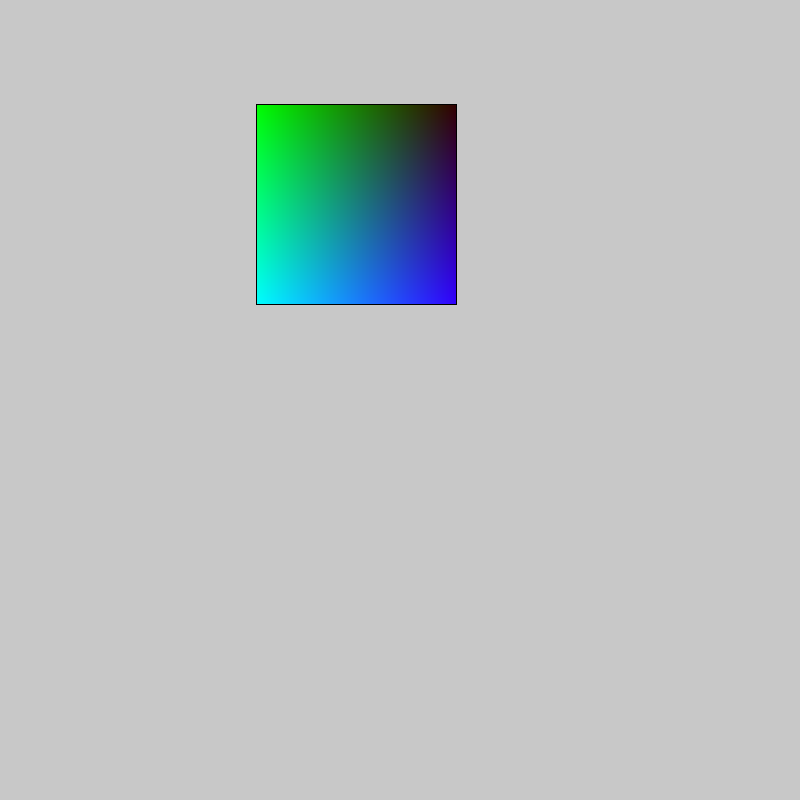
Frame 1 (no input)
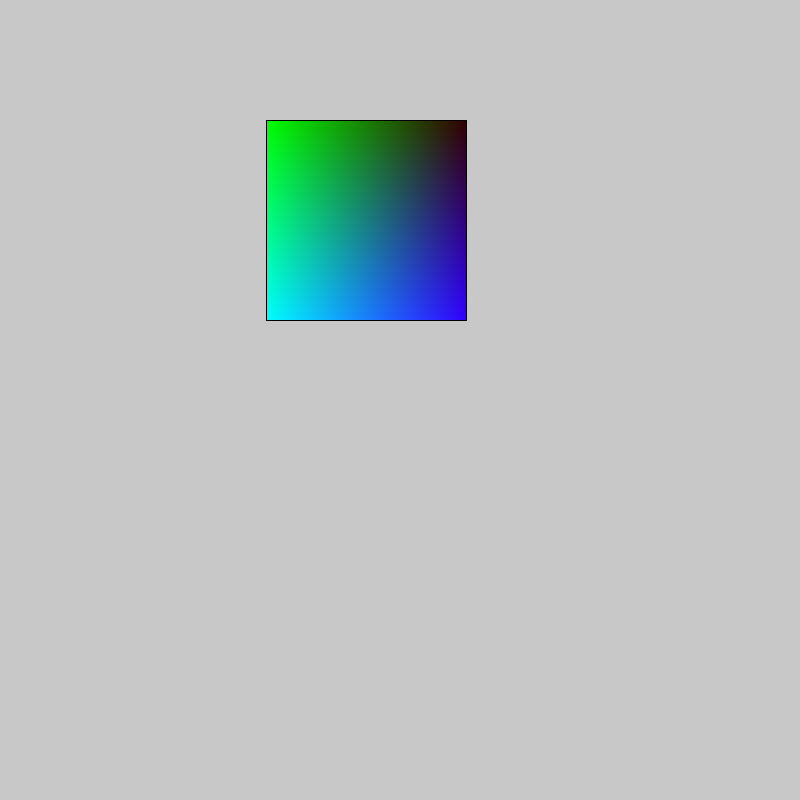
Frame 60 (the mouse pressed at the canvas centre just before this capture)
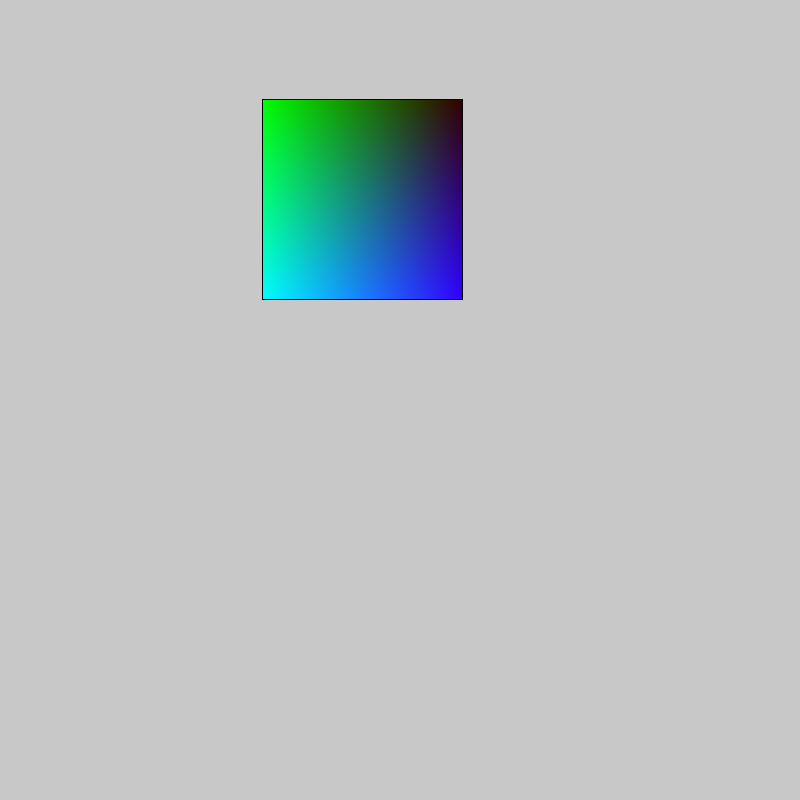
Frame 120 (the mouse held since frame 60 and released just before this capture)

The Processing sketch that drew these frames (run headless with seeded random() and noise(); from frame 60 on, the mouse is pressed at the canvas centre):

// Processing sketch: objects
// ── objects.pde
/*
Classes are the cookie cutter
objects are the cookie

The naming convention for Classes
is to capitalize the first letter
*/

/*
objects are considered complex data types,
because they store both data and functionality
(previously we've been almost exclusively looking
at primitive data types)
*/
Gradients myGradient1; //declare the object

void setup(){
  size(800,800);
  background(200);

/*
initialize the object with the "new" operator
unlike primitive data types this MUST be initialized 
or you will get a null pointer exception error
*/
  myGradient1 = new Gradients(int(random(400)), int(random(400)), "cool"); //parameters

}

void draw(){
  background(200);
  myGradient1.moveGradient();
  myGradient1.drawGradient();
  
  if(frameCount%100 == 0){
    myGradient1.printGradientData();
  }
  
}

void mouseReleased(){
  
  if (myGradient1.colorTemp == "hot"){
    myGradient1.colorTemp = "cool";//better to use getter and setter functions
  } else if (myGradient1.colorTemp == "cool"){
    myGradient1.colorTemp = "hot";
  }

}

// ── Gradient.pde
//class name
class Gradients{
  
  //data
  int gWidth;
  int gHeight;
  int gX;
  int gY;
  color gColor;
  int gStep;
  String colorTemp;
  
  //constructor with arguments
  Gradients(int tempGX, int tempGY, String tempColorTemp){
    gWidth = 200;
    gHeight = 200;
    gX = tempGX;
    gY = tempGY;
    gStep = 2;
    colorTemp = tempColorTemp;
    gColor = getColorTemp(0,0);

  }
  
  //these are methods (basically the same as functions)
  void drawGradient(){
    
    for (int cGX = gX; cGX < gWidth + gX; cGX++){
      for(int cGY = gY; cGY < gHeight + gY; cGY++){
        
        gColor= getColorTemp(cGX, cGY);
        set(cGX,cGY,gColor);
      }
    }
    noFill();
    rect(gX,gY,gWidth, gHeight);

  }
  
  void moveGradient(){
    gX += (gStep - int(random((gStep*2)+1)));
    
    gX = constrain(gX,0,800-gWidth);
    gY += (gStep - int(random((gStep*2)+1)));
    gY = constrain(gY,0,800-gHeight);

  }
  
  color getColorTemp(int cTX, int cTY){
     int gR = 255, gG = 50, gB = 255;
     
    if(colorTemp == "hot"){
      gR = int(map(cTX, gX, gWidth+gX, 0, 255));
      gB = int(map(cTY, gY, gHeight+gY, 0, 50));
      gG = int(map(cTY, gHeight+gY, gY, 0, 100));
    } else if(colorTemp == "cool"){
      gR = int(map(cTX, gX, gWidth+gX, 0, 50));
      gB = int(map(cTY, gY, gHeight+gY, 0, 255));
      gG = int(map(cTX, gHeight+gX, gX, 0, 255));
    }
    
    //gG = int(map(gX*cTY, gX*gY, gWidth*gHeight, 0, 255));
    return color(gR,gG,gB,255);
 
  }
  
  void printGradientData(){
    println("");
    println(gX);
    println(gY);
    println(colorTemp);
  }
}

//getters

//setters
